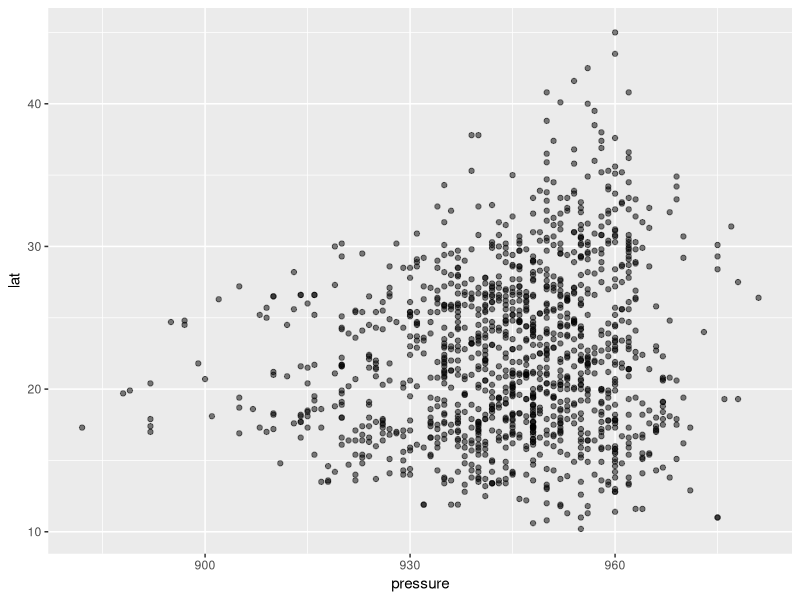

Source code (R):
## ---- chunk 1
library(tidyverse)
library(ggplot2)

storms |>
  filter(category >= 3) |>
  ggplot() +
  geom_point(mapping = aes(x = pressure, y = lat), alpha = .5)

